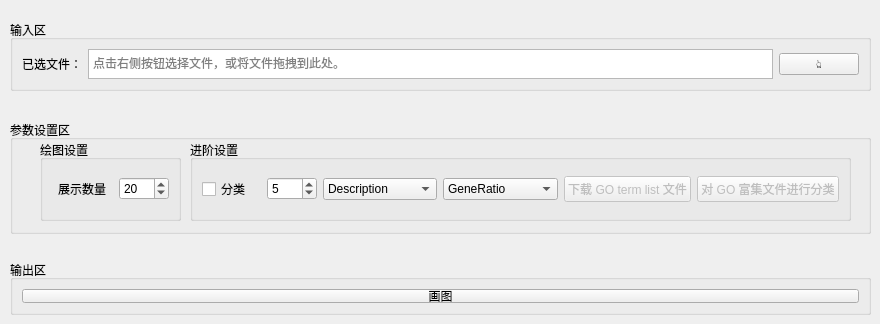
     <widget class="QWidget" name="tab_8">
      <attribute name="title">
       <string>富集气泡图</string>
      </attribute>
      <widget class="QGroupBox" name="groupBox_25">
       <property name="geometry">
        <rect>
         <x>10</x>
         <y>20</y>
         <width>861</width>
         <height>71</height>
        </rect>
       </property>
       <property name="title">
        <string>输入区</string>
       </property>
       <layout class="QVBoxLayout" name="verticalLayout_10">
        <item>
         <layout class="QHBoxLayout" name="horizontalLayout_32">
          <item>
           <widget class="QLabel" name="label_41">
            <property name="text">
             <string>已选文件：</string>
            </property>
           </widget>
          </item>
          <item>
           <widget class="QTextBrowser" name="enrich_file">
            <property name="verticalScrollBarPolicy">
             <enum>Qt::ScrollBarAlwaysOff</enum>
            </property>
            <property name="placeholderText">
             <string>点击右侧按钮选择文件，或将文件拖拽到此处。</string>
            </property>
           </widget>
          </item>
          <item>
           <widget class="QPushButton" name="set_enrich_file">
            <property name="text">
             <string>👆</string>
            </property>
           </widget>
          </item>
         </layout>
        </item>
       </layout>
      </widget>
      <widget class="QGroupBox" name="groupBox_28">
       <property name="geometry">
        <rect>
         <x>10</x>
         <y>120</y>
         <width>861</width>
         <height>114</height>
        </rect>
       </property>
       <property name="title">
        <string>参数设置区</string>
       </property>
       <widget class="QGroupBox" name="groupBox_29">
        <property name="geometry">
         <rect>
          <x>30</x>
          <y>20</y>
          <width>141</width>
          <height>81</height>
         </rect>
        </property>
        <property name="title">
         <string>绘图设置</string>
        </property>
        <layout class="QVBoxLayout" name="verticalLayout_11">
         <item>
          <layout class="QHBoxLayout" name="horizontalLayout_34">
           <item alignment="Qt::AlignHCenter">
            <widget class="QLabel" name="label_42">
             <property name="text">
              <string>展示数量</string>
             </property>
            </widget>
           </item>
           <item>
            <widget class="QDoubleSpinBox" name="enrich_num">
             <property name="maximumSize">
              <size>
               <width>50</width>
               <height>16777215</height>
              </size>
             </property>
             <property name="decimals">
              <number>0</number>
             </property>
             <property name="singleStep">
              <double>1.000000000000000</double>
             </property>
             <property name="value">
              <double>20.000000000000000</double>
             </property>
            </widget>
           </item>
          </layout>
         </item>
        </layout>
       </widget>
       <widget class="QGroupBox" name="groupBox_31">
        <property name="geometry">
         <rect>
          <x>180</x>
          <y>20</y>
          <width>661</width>
          <height>81</height>
         </rect>
        </property>
        <property name="title">
         <string>进阶设置</string>
        </property>
        <layout class="QHBoxLayout" name="horizontalLayout_38">
         <item>
          <layout class="QHBoxLayout" name="horizontalLayout_33">
           <item>
            <widget class="QCheckBox" name="enrich_c">
             <property name="text">
              <string>分类</string>
             </property>
            </widget>
           </item>
           <item>
            <widget class="QDoubleSpinBox" name="enrich_c_num">
             <property name="maximumSize">
              <size>
               <width>50</width>
               <height>16777215</height>
              </size>
             </property>
             <property name="decimals">
              <number>0</number>
             </property>
             <property name="singleStep">
              <double>1.000000000000000</double>
             </property>
             <property name="value">
              <double>5.000000000000000</double>
             </property>
            </widget>
           </item>
          </layout>
         </item>
         <item>
          <widget class="QComboBox" name="enrich_ylab">
           <item>
            <property name="text">
             <string>Description</string>
            </property>
           </item>
           <item>
            <property name="text">
             <string>ID</string>
            </property>
           </item>
          </widget>
         </item>
         <item>
          <widget class="QComboBox" name="enrich_xlab">
           <item>
            <property name="text">
             <string>GeneRatio</string>
            </property>
           </item>
           <item>
            <property name="text">
             <string>Count</string>
            </property>
           </item>
          </widget>
         </item>
         <item>
          <widget class="QPushButton" name="gtl_dl">
           <property name="enabled">
            <bool>false</bool>
           </property>
           <property name="text">
            <string>下载 GO term list 文件</string>
           </property>
          </widget>
         </item>
         <item>
          <widget class="QPushButton" name="gef_c">
           <property name="enabled">
            <bool>false</bool>
           </property>
           <property name="text">
            <string>对 GO 富集文件进行分类</string>
           </property>
          </widget>
         </item>
        </layout>
       </widget>
      </widget>
      <widget class="QGroupBox" name="groupBox_32">
       <property name="geometry">
        <rect>
         <x>10</x>
         <y>260</y>
         <width>861</width>
         <height>55</height>
        </rect>
       </property>
       <property name="title">
        <string>输出区</string>
       </property>
       <layout class="QHBoxLayout" name="horizontalLayout_39">
        <item>
         <widget class="QPushButton" name="plot_bu_2">
          <property name="text">
           <string>画图</string>
          </property>
         </widget>
        </item>
       </layout>
      </widget>
     </widget>
